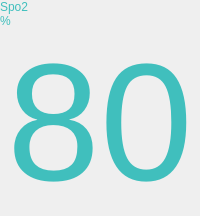
                 <widget class="QWidget" name="widget_40" native="true">
                  <layout class="QVBoxLayout" name="verticalLayout_15" stretch="1,1">
                   <property name="spacing">
                    <number>0</number>
                   </property>
                   <property name="leftMargin">
                    <number>0</number>
                   </property>
                   <property name="topMargin">
                    <number>0</number>
                   </property>
                   <property name="rightMargin">
                    <number>0</number>
                   </property>
                   <property name="bottomMargin">
                    <number>0</number>
                   </property>
                   <item>
                    <widget class="QWidget" name="widget_42" native="true">
                     <layout class="QVBoxLayout" name="verticalLayout_16" stretch="1,8">
                      <property name="spacing">
                       <number>0</number>
                      </property>
                      <property name="leftMargin">
                       <number>0</number>
                      </property>
                      <property name="topMargin">
                       <number>0</number>
                      </property>
                      <property name="rightMargin">
                       <number>0</number>
                      </property>
                      <property name="bottomMargin">
                       <number>0</number>
                      </property>
                      <item>
                       <widget class="QLabel" name="label_17">
                        <property name="palette">
                         <palette>
                          <active>
                           <colorrole role="WindowText">
                            <brush brushstyle="SolidPattern">
                             <color alpha="255">
                              <red>64</red>
                              <green>191</green>
                              <blue>189</blue>
                             </color>
                            </brush>
                           </colorrole>
                           <colorrole role="Button">
                            <brush brushstyle="SolidPattern">
                             <color alpha="255">
                              <red>85</red>
                              <green>170</green>
                              <blue>255</blue>
                             </color>
                            </brush>
                           </colorrole>
                           <colorrole role="Base">
                            <brush brushstyle="SolidPattern">
                             <color alpha="255">
                              <red>85</red>
                              <green>170</green>
                              <blue>255</blue>
                             </color>
                            </brush>
                           </colorrole>
                           <colorrole role="Window">
                            <brush brushstyle="SolidPattern">
                             <color alpha="255">
                              <red>85</red>
                              <green>170</green>
                              <blue>255</blue>
                             </color>
                            </brush>
                           </colorrole>
                          </active>
                          <inactive>
                           <colorrole role="WindowText">
                            <brush brushstyle="SolidPattern">
                             <color alpha="255">
                              <red>64</red>
                              <green>191</green>
                              <blue>189</blue>
                             </color>
                            </brush>
                           </colorrole>
                           <colorrole role="Button">
                            <brush brushstyle="SolidPattern">
                             <color alpha="255">
                              <red>85</red>
                              <green>170</green>
                              <blue>255</blue>
                             </color>
                            </brush>
                           </colorrole>
                           <colorrole role="Base">
                            <brush brushstyle="SolidPattern">
                             <color alpha="255">
                              <red>85</red>
                              <green>170</green>
                              <blue>255</blue>
                             </color>
                            </brush>
                           </colorrole>
                           <colorrole role="Window">
                            <brush brushstyle="SolidPattern">
                             <color alpha="255">
                              <red>85</red>
                              <green>170</green>
                              <blue>255</blue>
                             </color>
                            </brush>
                           </colorrole>
                          </inactive>
                          <disabled>
                           <colorrole role="WindowText">
                            <brush brushstyle="SolidPattern">
                             <color alpha="255">
                              <red>190</red>
                              <green>190</green>
                              <blue>190</blue>
                             </color>
                            </brush>
                           </colorrole>
                           <colorrole role="Button">
                            <brush brushstyle="SolidPattern">
                             <color alpha="255">
                              <red>85</red>
                              <green>170</green>
                              <blue>255</blue>
                             </color>
                            </brush>
                           </colorrole>
                           <colorrole role="Base">
                            <brush brushstyle="SolidPattern">
                             <color alpha="255">
                              <red>85</red>
                              <green>170</green>
                              <blue>255</blue>
                             </color>
                            </brush>
                           </colorrole>
                           <colorrole role="Window">
                            <brush brushstyle="SolidPattern">
                             <color alpha="255">
                              <red>85</red>
                              <green>170</green>
                              <blue>255</blue>
                             </color>
                            </brush>
                           </colorrole>
                          </disabled>
                         </palette>
                        </property>
                        <property name="text">
                         <string>Spo2
%</string>
                        </property>
                       </widget>
                      </item>
                      <item alignment="Qt::AlignHCenter">
                       <widget class="QLabel" name="signleSpo2Label">
                        <property name="palette">
                         <palette>
                          <active>
                           <colorrole role="WindowText">
                            <brush brushstyle="SolidPattern">
                             <color alpha="255">
                              <red>64</red>
                              <green>191</green>
                              <blue>189</blue>
                             </color>
                            </brush>
                           </colorrole>
                           <colorrole role="Button">
                            <brush brushstyle="SolidPattern">
                             <color alpha="255">
                              <red>85</red>
                              <green>170</green>
                              <blue>255</blue>
                             </color>
                            </brush>
                           </colorrole>
                           <colorrole role="Base">
                            <brush brushstyle="SolidPattern">
                             <color alpha="255">
                              <red>85</red>
                              <green>170</green>
                              <blue>255</blue>
                             </color>
                            </brush>
                           </colorrole>
                           <colorrole role="Window">
                            <brush brushstyle="SolidPattern">
                             <color alpha="255">
                              <red>85</red>
                              <green>170</green>
                              <blue>255</blue>
                             </color>
                            </brush>
                           </colorrole>
                          </active>
                          <inactive>
                           <colorrole role="WindowText">
                            <brush brushstyle="SolidPattern">
                             <color alpha="255">
                              <red>64</red>
                              <green>191</green>
                              <blue>189</blue>
                             </color>
                            </brush>
                           </colorrole>
                           <colorrole role="Button">
                            <brush brushstyle="SolidPattern">
                             <color alpha="255">
                              <red>85</red>
                              <green>170</green>
                              <blue>255</blue>
                             </color>
                            </brush>
                           </colorrole>
                           <colorrole role="Base">
                            <brush brushstyle="SolidPattern">
                             <color alpha="255">
                              <red>85</red>
                              <green>170</green>
                              <blue>255</blue>
                             </color>
                            </brush>
                           </colorrole>
                           <colorrole role="Window">
                            <brush brushstyle="SolidPattern">
                             <color alpha="255">
                              <red>85</red>
                              <green>170</green>
                              <blue>255</blue>
                             </color>
                            </brush>
                           </colorrole>
                          </inactive>
                          <disabled>
                           <colorrole role="WindowText">
                            <brush brushstyle="SolidPattern">
                             <color alpha="255">
                              <red>190</red>
                              <green>190</green>
                              <blue>190</blue>
                             </color>
                            </brush>
                           </colorrole>
                           <colorrole role="Button">
                            <brush brushstyle="SolidPattern">
                             <color alpha="255">
                              <red>85</red>
                              <green>170</green>
                              <blue>255</blue>
                             </color>
                            </brush>
                           </colorrole>
                           <colorrole role="Base">
                            <brush brushstyle="SolidPattern">
                             <color alpha="255">
                              <red>85</red>
                              <green>170</green>
                              <blue>255</blue>
                             </color>
                            </brush>
                           </colorrole>
                           <colorrole role="Window">
                            <brush brushstyle="SolidPattern">
                             <color alpha="255">
                              <red>85</red>
                              <green>170</green>
                              <blue>255</blue>
                             </color>
                            </brush>
                           </colorrole>
                          </disabled>
                         </palette>
                        </property>
                        <property name="font">
                         <font>
                          <pointsize>125</pointsize>
                         </font>
                        </property>
                        <property name="text">
                         <string>80</string>
                        </property>
                       </widget>
                      </item>
                     </layout>
                    </widget>
                   </item>
                   <item>
                    <widget class="LRingIndicator" name="sigleSpo2Widget" native="true"/>
                   </item>
                  </layout>
                 </widget>
